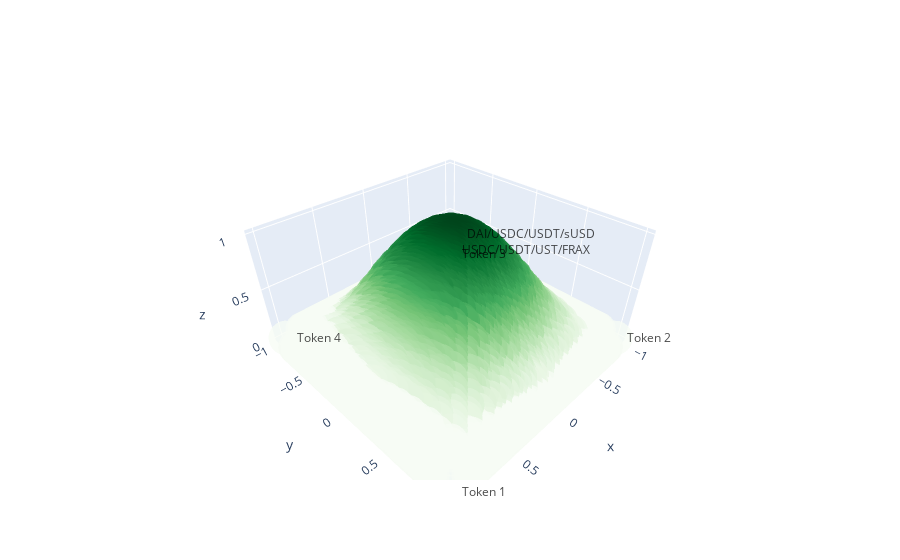

The code cell stored with this chart in its notebook:
### Markdown cell above
### 4-pool

### Code cell
basis = np.array([[1.0, 1.0], [-1.0, 1.0], [-1.0, -1.0], [1.0, -1.0]])


def bal_ratio_4pool(abcd):
    return abcd[:, 0] * abcd[:, 1] * abcd[:, 2] * abcd[:, 3] / np.power(1/4, 4)


data, bal_ratio = plot_pool_n_data(basis, n_point=12j, pool_n=4, bal_ratio_func=bal_ratio_4pool)

df = pd.DataFrame(data)
df.columns = pd.Index(['x', 'y'])
df.loc[:, 'Ratio'] = bal_ratio

df.x = round(df.x / 0.02) / 50
df.y = round(df.y / 0.02) / 50
df = df.groupby(['x', 'y'], as_index=False)['Ratio'].max()

fig = go.Figure(data=[go.Scatter3d(
    x=df.x,
    y=df.y,
    z=df.Ratio,
    mode='markers',
    marker=dict(
        size=12,
        color=df.Ratio,                # set color to an array/list of desired values
        colorscale='Greens',   # choose a colorscale
        opacity=0.8
    )
)])

annoctation_dict = [
    dict(showarrow=False,
         x=xy[0],
         y=xy[1],
         z=0,
         text=f'Token {alpha}',
         xanchor="left",
         xshift=10,
         opacity=0.7,
         font=dict(
             color="black",
             size=12)
         )
    for xy, alpha in zip(basis, range(1, 5))
]

for pif in four_pools:
    four_value = np.array(pif['a/b'])
    four_value = four_value / four_value.sum()
    two_value = np.dot(four_value, basis)
    # fig.scatter(two_value[0], two_value[1])
    annoctation_dict.append(
        dict(
            showarrow=False,
            x=two_value[0],
            y=two_value[1],
            z=pif['ratio'],
            text=pif['name'],
            xanchor="left",
            xshift=10,
            opacity=0.7,
            font=dict(
                color="black",
                size=12))
    )

fig.update_layout(
    uniformtext_minsize=12,
    scene=dict(
        xaxis=dict(type="linear"),
        yaxis=dict(type="linear"),
        zaxis=dict(type="linear"),
        annotations=annoctation_dict))

fig

### Figure 1 — Plotly figure (JSON) as saved in the notebook; plotly's stock layout.template omitted (floating-point values rounded to 4 significant figures; data arrays with more than 128 entries replaced by an {"elided": "..."} marker saying what was removed)
{"data": [{"marker": {"color": {"elided": "3766 float values"}, "colorscale": [[0, "rgb(247,252,245)"], [0.125, "rgb(229,245,224)"], [0.25, "rgb(199,233,192)"], [0.375, "rgb(161,217,155)"], [0.5, "rgb(116,196,118)"], [0.625, "rgb(65,171,93)"], [0.75, "rgb(35,139,69)"], [0.875, "rgb(0,109,44)"], [1, "rgb(0,68,27)"]], "opacity": 0.8, "size": 12}, "mode": "markers", "type": "scatter3d", "x": {"elided": "3766 float values"}, "y": {"elided": "3766 float values"}, "z": {"elided": "3766 float values"}}], "layout": {"scene": {"annotations": [{"font": {"color": "black", "size": 12}, "opacity": 0.7, "showarrow": false, "text": "Token 1", "x": 1, "xanchor": "left", "xshift": 10, "y": 1, "z": 0}, {"font": {"color": "black", "size": 12}, "opacity": 0.7, "showarrow": false, "text": "Token 2", "x": -1, "xanchor": "left", "xshift": 10, "y": 1, "z": 0}, {"font": {"color": "black", "size": 12}, "opacity": 0.7, "showarrow": false, "text": "Token 3", "x": -1, "xanchor": "left", "xshift": 10, "y": -1, "z": 0}, {"font": {"color": "black", "size": 12}, "opacity": 0.7, "showarrow": false, "text": "Token 4", "x": 1, "xanchor": "left", "xshift": 10, "y": -1, "z": 0}, {"font": {"color": "black", "size": 12}, "opacity": 0.7, "showarrow": false, "text": "USDC/USDT/UST/FRAX", "x": -0.3589, "xanchor": "left", "xshift": 10, "y": -0.3621, "z": 0.5779}, {"font": {"color": "black", "size": 12}, "opacity": 0.7, "showarrow": false, "text": "DAI/USDC/USDT/sUSD", "x": -0.05244, "xanchor": "left", "xshift": 10, "y": -0.0007283, "z": 0.9861}], "xaxis": {"type": "linear"}, "yaxis": {"type": "linear"}, "zaxis": {"type": "linear"}}, "uniformtext": {"minsize": 12}}}
